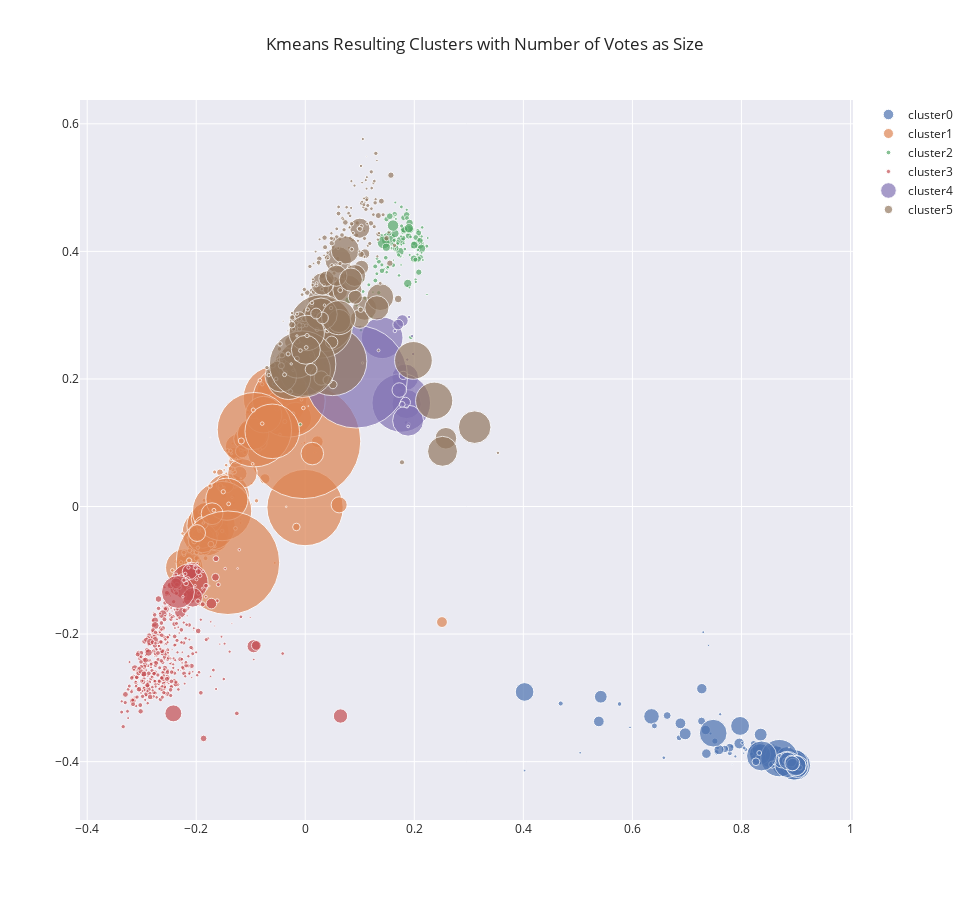

Write notebook code for a chart like this one.
### Code cell
# TODO: Fix title and ledgent and add explaination
fig = scatter_with_size(kmans_graph, 'Kmeans')
py.iplot(fig)

### Figure 1 — Plotly figure (JSON) as saved in the notebook; plotly's stock layout.template omitted (floating-point values rounded to 4 significant figures; data arrays with more than 128 entries replaced by an {"elided": "..."} marker saying what was removed)
{"data": [{"hoverinfo": "text", "marker": {"size": [4.879, 10.43, 15.61, 1.281, 7.31, 3.655, 7.808, 9.319, 4.8, 6.815, 30.02, 4.817, 6.806, 4.534, 16.19, 5.963, 2.04, 2.289, 15.79, 9.024, 21.8, 13.15, 11.97, 6.079, 13.37, 10.84, 13.36, 20.06, 14.25, 2.905, 14.06, 7.815, 13.56, 14.03, 3.418, 16.59, 15.31, 3.092, 4.118, 4.821, 4.299, 11.38, 10.7, 3.305, 3.677, 12.91, 5.119, 9.629, 15.57, 28.37, 5.303, 22.99, 27.1, 5.378, 18.66, 16.32, 9.235, 2.577, 5.15, 14.42, 9.411, 8.476, 14.92, 20.43, 18.93, 6.867, 21.15, 19.25, 12.32, 17.83, 18.66, 7.894, 9.462, 5.803, 3.15, 4.87, 13.3, 8.558, 15.58, 12.31, 6.465, 2.615, 15.53, 5.936, 2.661, 37.34, 1.833, 7.316, 26.18, 3.329, 7.542, 3.995, 7.164, 2.638, 1.114, 10.81, 11.49, 2.341, 16.26, 6.181, 3.863, 21.97, 4.686, 19.1, 14.3, 14.45, 8.01, 5.448, 4.147, 3.924, 2.173, 20.43, 5.943, 12.75, 2.706, 3.382, 30.03, 4.833, 5.103, 17.62, 10.08, 11.62, 7.754, 12.33, 27.71, 14.93, 1.386, 2.871]}, "mode": "markers", "name": "cluster0", "text": ["Abu Juway'ad", "Abu Ghosh", "Abu Sinan", "Abu 'Abdun", "Abu Kuraynat", "Abu Qureinat", "Abu Rubay'a", "Abu Rukayyek", "Abu Tulul", "Ibtin", "Umm al-Fahm", "Umm Al-Qutuf", "Umm Batin", "Atrash", "Iksal", "Al Sayyid", "Al-Aryan", "Asad", "I'billin", "A'sam", "Baqa Al-Gharbiyye", "Bu'eine-Nujeidat", "Bir El-Maksur", "Bir Hadage", "Basma", "Basmat Tab'un", "Bi'ne", "Judeide-Maker", "Jaljulye", "Janabib", "Jisr Az-Zarqa", "Jish(Gush Halav)", "Jatt", "Daburiyya", "Dahi", "Deir Al-Asad", "Deir Hanna", "Demeide", "Derig'at", "Al-Hawashila", "Al-Huzayyil", "Zemer", "Zarzir", "Khawaled", "Hussniyya", "Hura", "Hamam", "Tuba-Zangariyye", "Tur'an", "Tayibe", "Tayibe(Baemeq)", "Tire", "Tamra", "Tamra (Yizre'el)", "Yafi", "Kabul", "Kaokab Abu Al-Hija", "Kochlea", "Kamane", "Kuseife", "Ka'abiyye-Tabbash-Hajajre", "Kafar Bara", "Kafar Yasif", "Kafar Kanna", "Kafar Manda", "Kafar Misr", "Kafar Qasem", "Kafar Qara", "Laqye", "Majd al-Kurum", "Mughar", "Muqeible", "Mazra'a", "Meiser", "Makchul", "Manshiyyet Zabda", "Mas'udin al 'Azazma", "Mi'elya", "Ma'ale Iron", "Meshhed", "Na'ura", "Newe Shalom", "Nahef", "Nein", "An-Nasasira", "Nazareth", "Sawa'id(Hamriyye)", "Sulam", "Sakhnin", "Sayyid", "Sallama", "Sa'Wa", "Uzeir", "Al-'Ukbi", "Al-'Atawina", "Eilabun", "Ilut", "Ein Hod", "Ein Mahel", "Ein Naqquba", "Ein Rafa", "Arrabe", "Aramsha", "Ar'ara", "Ar'ara-BaNegev", "Fureidis", "Fassuta", "Sandala", "Kabbu'a", "Kudayrat as-Sani'", "Kawa'in", "Qalansawe", "Qasr A-Sir", "Rame", "Ras Al-Ein", "Ras Ali", "Rahat", "Rummane", "Rumat Heib", "Reine", "Shibli-Umm Al-Ghanam", "Segev-Shalom", "Sheikh Dannun", "Sha'ab", "Shefar'am", "Tel Sheva", "Tarabin as-Sani'", "Tarabin As-Sani"], "type": "scatter", "x": [0.8555, 0.7273, 0.635, 0.913, 0.8592, 0.6576, 0.8661, 0.8957, 0.8982, 0.8756, 0.8993, 0.8801, 0.8934, 0.8447, 0.8943, 0.6858, 0.906, 0.8042, 0.8268, 0.8967, 0.8917, 0.84, 0.6969, 0.9034, 0.885, 0.7961, 0.8881, 0.894, 0.8649, 0.7433, 0.8821, 0.6638, 0.8909, 0.8973, 0.8709, 0.8584, 0.8846, 0.7888, 0.8078, 0.834, 0.7827, 0.8945, 0.5385, 0.8427, 0.8185, 0.8353, 0.7542, 0.7357, 0.8697, 0.8961, 0.8513, 0.8766, 0.897, 0.869, 0.8643, 0.9046, 0.9052, 0.4023, 0.872, 0.85, 0.7344, 0.8963, 0.8333, 0.8627, 0.7975, 0.8224, 0.8341, 0.883, 0.8858, 0.9013, 0.4022, 0.8947, 0.8934, 0.8925, 0.8016, 0.7787, 0.8981, 0.7783, 0.8997, 0.894, 0.8315, 0.5956, 0.8909, 0.6404, 0.8946, 0.8694, 0.7541, 0.8566, 0.8848, 0.7609, 0.7696, 0.8048, 0.8709, 0.8792, 0.8872, 0.6881, 0.8973, 0.903, 0.8937, 0.7513, 0.7562, 0.9024, 0.5764, 0.9008, 0.873, 0.8808, 0.7268, 0.9068, 0.8706, 0.86, 0.7396, 0.8999, 0.8809, 0.542, 0.5042, 0.8898, 0.8369, 0.8326, 0.4685, 0.8848, 0.7588, 0.8907, 0.8265, 0.8939, 0.7482, 0.8931, 0.7828, 0.7299], "y": [-0.3914, -0.2856, -0.3291, -0.4121, -0.399, -0.3939, -0.3966, -0.4052, -0.4063, -0.3993, -0.4056, -0.3959, -0.4014, -0.3989, -0.4029, -0.3626, -0.4063, -0.3868, -0.384, -0.4047, -0.4044, -0.3955, -0.3564, -0.4071, -0.4036, -0.3716, -0.4005, -0.4028, -0.4003, -0.356, -0.3984, -0.3277, -0.4043, -0.4065, -0.3939, -0.3853, -0.3981, -0.3918, -0.3808, -0.4028, -0.3759, -0.4047, -0.337, -0.398, -0.3878, -0.3576, -0.3851, -0.3874, -0.3889, -0.4068, -0.3902, -0.4045, -0.4021, -0.4052, -0.3898, -0.4071, -0.41, -0.414, -0.3954, -0.3978, -0.3504, -0.4069, -0.3806, -0.391, -0.344, -0.3722, -0.3883, -0.3916, -0.4033, -0.4056, -0.2907, -0.4063, -0.4052, -0.4012, -0.3705, -0.3869, -0.4076, -0.3781, -0.4055, -0.4016, -0.3945, -0.3462, -0.4009, -0.3439, -0.4094, -0.3945, -0.3889, -0.4046, -0.4044, -0.3257, -0.3801, -0.3785, -0.3992, -0.4037, -0.3778, -0.3399, -0.4031, -0.4123, -0.4001, -0.3678, -0.3782, -0.4078, -0.3096, -0.4063, -0.3985, -0.3959, -0.3364, -0.4091, -0.3906, -0.4016, -0.2178, -0.4063, -0.3985, -0.2983, -0.3861, -0.3944, -0.391, -0.3864, -0.3088, -0.3989, -0.3813, -0.3993, -0.4002, -0.4045, -0.3554, -0.4028, -0.4042, -0.197]}, {"hoverinfo": "text", "marker": {"size": {"elided": "227 float values"}}, "mode": "markers", "name": "cluster1", "text": {"elided": "227 str values"}, "type": "scatter", "x": {"elided": "227 float values"}, "y": {"elided": "227 float values"}}, {"hoverinfo": "text", "marker": {"size": {"elided": "134 float values"}}, "mode": "markers", "name": "cluster2", "text": {"elided": "134 str values"}, "type": "scatter", "x": {"elided": "134 float values"}, "y": {"elided": "134 float values"}}, {"hoverinfo": "text", "marker": {"size": {"elided": "454 float values"}}, "mode": "markers", "name": "cluster3", "text": {"elided": "454 str values"}, "type": "scatter", "x": {"elided": "454 float values"}, "y": {"elided": "454 float values"}}, {"hoverinfo": "text", "marker": {"size": [2.713, 3.347, 26.76, 3.359, 3.888, 1.149, 41.63, 29.22, 58.57, 3.406, 102.6, 11.89, 2.315, 10.66, 31.0, 3.447, 3.341, 3.811, 3.323, 3.175, 8.146, 2.706, 10.15, 14.64, 5.903]}, "mode": "markers", "name": "cluster4", "text": ["Or HaGanuz", "Alumma", "El'ad", "Asfar", "Bet Hilqiyya", "Bet Zevi", "Bet Shemesh", "Betar Illit", "Bene Beraq", "Yesodot", "Jerusalem", "Kokhav Ya'aqov", "Kefar Gid'on", "Kefar Habad", "Modi'in Illit", "Meron", "Ma'ale Amos", "Mattityahu", "Nave", "Nahali'el", "Immanu'el", "Qomemiyyut", "Qiryat Ye'arim", "Rekhasim", "Tifrah"], "type": "scatter", "x": [0.1708, 0.1864, 0.1834, 0.1978, 0.185, 0.1745, 0.1411, 0.1857, 0.1761, 0.1895, 0.09352, 0.1779, 0.1052, 0.1704, 0.1886, 0.1643, 0.187, 0.186, 0.196, 0.1904, 0.1797, 0.1887, 0.1836, 0.1725, 0.1777], "y": [0.2256, 0.1968, 0.2024, 0.2391, 0.1316, 0.2451, 0.2645, 0.1606, 0.1624, 0.1287, 0.2034, 0.2914, 0.225, 0.2853, 0.1346, 0.2752, 0.2303, 0.1572, 0.2673, 0.2971, 0.2056, 0.1255, 0.1633, 0.1826, 0.1601]}, {"hoverinfo": "text", "marker": {"size": {"elided": "246 float values"}}, "mode": "markers", "name": "cluster5", "text": {"elided": "246 str values"}, "type": "scatter", "x": {"elided": "246 float values"}, "y": {"elided": "246 float values"}}], "layout": {"height": 900, "hovermode": "closest", "title": {"text": "Kmeans Resulting Clusters with Number of Votes as Size"}, "width": 970, "xaxis": {"autorange": true, "showgrid": true, "showline": false, "showticklabels": true, "ticks": "", "zeroline": false}, "yaxis": {"autorange": true, "showgrid": true, "showline": false, "showticklabels": true, "ticks": "", "zeroline": false}}}
